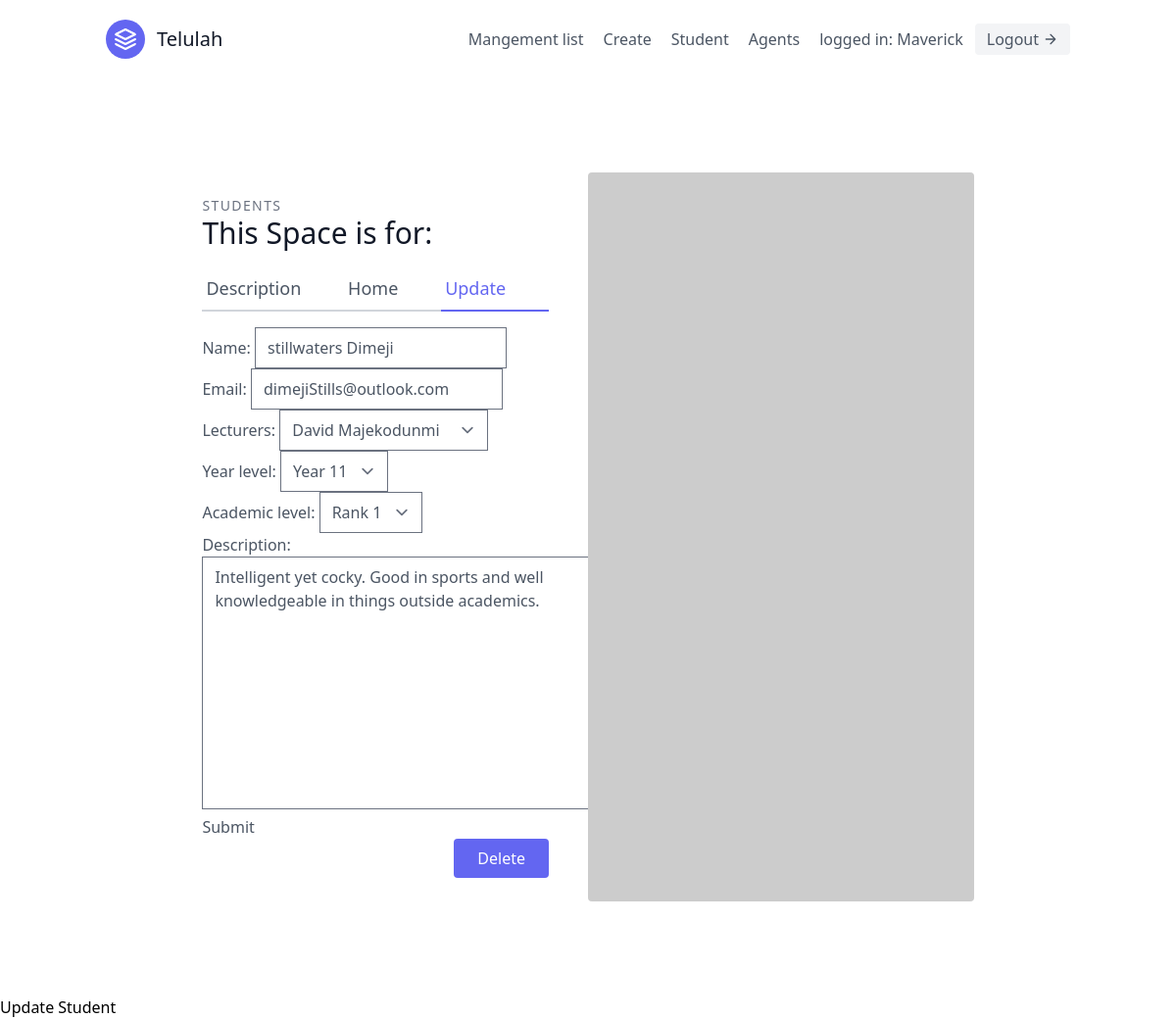
The page /app/students/2/update (signed in) on the database its author committed.
### app/models.py (models this page shows, shortened)
class User(AbstractUser):
    is_organisor = models.BooleanField(default=True)
    is_agent = models.BooleanField(default=False)
    is_admin=models.BooleanField('Is Admin',default=False)
    is_customer=models.BooleanField('Is Customer',default=True)
    class Meta(AbstractUser.Meta):
        swappable = 'AUTH_USER_MODEL'

class Students(models.Model):
    name = models.CharField(max_length=20)
    email = models.EmailField(max_length=25)
    Lecturers = models.ForeignKey(Lecturers, on_delete=models.CASCADE, null=True)
    year_level = models.CharField(choices=LEVEL, max_length=1)
    academic_level = models.CharField(choices=ACADEMIC_LEVEL, max_length=1)
    description = models.TextField()

class Lecturers(models.Model):
    name = models.CharField(max_length=20)
    email = models.EmailField(max_length=25)
    subjects_taught = models.CharField(choices=SUBJECTS, max_length=200)
    salary = models.IntegerField(max_length=200)
    level_of_expertise = models.CharField(choices=LEVEL_OF_EXPERTISE, max_length=1)
    years_of_experience = models.IntegerField()
    def salary(self):
        return self.salary
    def __str__(self):
        return self.name

### app/views.py (the view, shortened to what this page needs)
# urls.py: path('students/<int:pk>/update', app_students_update, name='student_update'),
@login_required
def app_students_update(request, pk):
    model = model = Students.objects.get(id=pk)
    form = StudentModelForm(instance=model)
    context = {
        'form': form,
        'model':model
    }
    return render(request, 'app_students_update.html', context=context)

### app/forms.py
class StudentModelForm(forms.ModelForm):
    class Meta:
        model = Students
        fields = (
            'name',
            'email',
            'Lecturers',
            'year_level',
            'academic_level',
            'description'
        )

### app/templates/app_students_update.html (shortened to what this page needs)
{% extends "base.html" %}
{% block content %}
<section class="text-gray-600 body-font overflow-hidden">
  <div class="container px-5 py-24 mx-auto">
    <div class="lg:w-4/5 mx-auto flex flex-wrap">
      <div class="lg:w-1/2 w-full lg:pr-10 lg:py-6 mb-6 lg:mb-0">
        <h2 class="text-sm title-font text-gray-500 tracking-widest">STUDENTS</h2>
        <h1 class="text-gray-900 text-3xl title-font font-medium mb-4">This Space is for: {{students.name}}</h1>
        <div class="flex mb-4">
          <a href='{% url 'apps:student_detail' user.pk %}' class="flex-grow border-b-2 border-gray-300 py-2 text-lg px-1">Description</a>
          <a href='/' class="flex-grow border-b-2 border-gray-300 py-2 text-lg px-1">Home</a>
          <a href='{% url 'apps:student_update' user.pk %}' class="flex-grow text-indigo-500 border-b-2 border-indigo-500 py-2 text-lg px-1">Update</a>
        </div>
            <form method='post'>
                {{form.as_p}}
                <input type='submit'/>
            </form>
        <div class="flex">
          <button class="flex ml-auto text-white bg-indigo-500 border-0 py-2 px-6 focus:outline-none hover:bg-indigo-600 rounded"><a href='{% url 'apps:student_delete' user.pk %}'>Delete</a></button>
        </div>
      </div>
      <img alt="ecommerce" class="lg:w-1/2 w-full lg:h-auto h-64 object-cover object-center rounded" src="https://dummyimage.com/400x400">
    </div>
  </div>
</section>
<h1>Update Student</h1>
{% endblock content %}

### app/templates/navbar.html (shortened to what this page needs)
<header class="text-gray-600 body-font">
  <div class="container mx-auto flex flex-wrap p-5 flex-col md:flex-row items-center">
    <a href='/'class="flex title-font font-medium items-center text-gray-900 mb-4 md:mb-0">
      <svg xmlns="http://www.w3.org/2000/svg" fill="none" stroke="currentColor" stroke-linecap="round" stroke-linejoin="round" stroke-width="2" class="w-10 h-10 text-white p-2 bg-indigo-500 rounded-full" viewBox="0 0 24 24">
        <path d="M12 2L2 7l10 5 10-5-10-5zM2 17l10 5 10-5M2 12l10 5 10-5"></path>
      </svg>
      <span class="ml-3 text-xl">Telulah</span>
    </a>
    <nav class="md:ml-auto flex flex-wrap items-center text-base justify-center">
      <a href='{% url 'apps:home' %}' class="mr-5 hover:text-gray-900">Mangement list</a>
      {% if not request.user.is_authenticated %}
      <a href="{% url 'signup'%}" class="mr-5 hover:text-gray-900">Signup</a>
      {%else%}
            <a href='{%url 'apps:create'%}' class="mr-5 hover:text-gray-900">Create</a>
            <a href='{% url 'apps:stu' %}' class="mr-5 hover:text-gray-900">Student</a>
            {% if request.user.is_organisor %}
            <a href='{% url 'agents:agents' %}' class="mr-5 hover:text-gray-900">Agents</a>
            {% endif %}
      {% endif %}
    </nav>
    {% if request.user.is_authenticated %}
       logged in: {{request.user.username}}
      <button class="ml-3 inline-flex items-center bg-gray-100 border-0 py-1 px-3 focus:outline-none hover:bg-gray-200 rounded text-base mt-4 md:mt-0"><a href="{% url 'logout'%}">Logout</a>
      <svg fill="none" stroke="currentColor" stroke-linecap="round" stroke-linejoin="round" stroke-width="2" class="w-4 h-4 ml-1" viewBox="0 0 24 24">
        <path d="M5 12h14M12 5l7 7-7 7"></path>
      </svg>
    </button>
    {% endif %}
  </div>
</header>

### rows shown on the page
User: user.username "Maverick"
Students: name "stillwaters Dimeji", email "dimejiStills@outlook.com", Lecturers "David Majekodunmi", year_level "Year 11", academic_level "Rank 1", description "Intelligent yet cocky. Good in sports and well knowledgeable in things outside academics."
